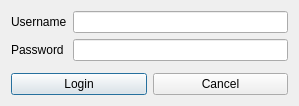
<?xml version="1.0" encoding="UTF-8"?>
<ui version="4.0">
 <class>Dialog</class>
 <widget class="QDialog" name="Dialog">
  <property name="geometry">
   <rect>
    <x>0</x>
    <y>0</y>
    <width>299</width>
    <height>106</height>
   </rect>
  </property>
  <property name="windowTitle">
   <string>Dialog</string>
  </property>
  <layout class="QGridLayout" name="gridLayout">
   <item row="1" column="0">
    <widget class="QPushButton" name="loginButton">
     <property name="text">
      <string>Login</string>
     </property>
    </widget>
   </item>
   <item row="1" column="1">
    <widget class="QPushButton" name="cancelButton">
     <property name="text">
      <string>Cancel</string>
     </property>
    </widget>
   </item>
   <item row="0" column="0" colspan="2">
    <layout class="QFormLayout" name="formLayout">
     <item row="0" column="0">
      <widget class="QLabel" name="usernameLabel">
       <property name="text">
        <string>Username</string>
       </property>
      </widget>
     </item>
     <item row="0" column="1">
      <widget class="QLineEdit" name="usernameLineEdit">
       <property name="text">
        <string/>
       </property>
      </widget>
     </item>
     <item row="1" column="0">
      <widget class="QLabel" name="passwordLabel">
       <property name="text">
        <string>Password</string>
       </property>
      </widget>
     </item>
     <item row="1" column="1">
      <widget class="QLineEdit" name="passwordLineEdit"/>
     </item>
    </layout>
   </item>
  </layout>
 </widget>
 <resources/>
 <connections/>
</ui>
